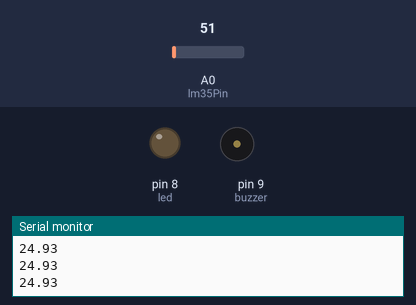
The sketch below on a simulated Arduino Uno, built with avr-gcc and run on an emulated ATmega328P. Parts: output pins drawn as LEDs (lit = HIGH), buzzer (waves = sounding, pin HIGH), the last lines printed to the serial monitor. Dashed ring = blinking. The inputs (shaded band) are chosen by the test bench; at power-on: A0 (lm35Pin) = 51.

Above: at 1.2 s.
1.3 s: A0 (lm35Pin) set to 64
2.8 s: A0 (lm35Pin) set to 78
At 2.96 s:
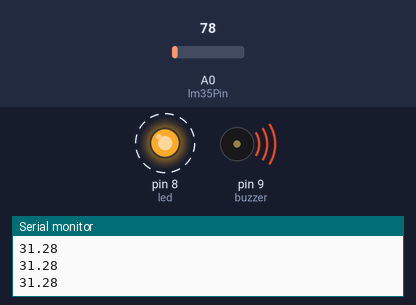
5.8 s: A0 (lm35Pin) set to 71
At 6.7 s:
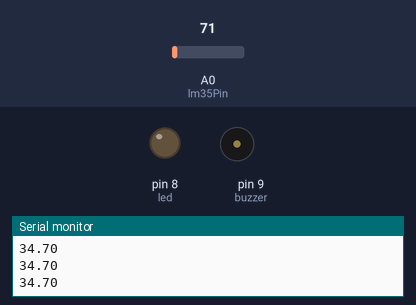
7.3 s: A0 (lm35Pin) set to 86
At 7.45 s:
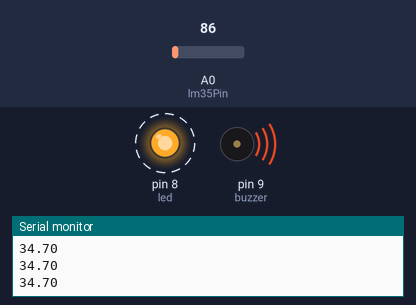
Timing chart, 0 to 11.3 s (numbered marks = the images above; inputs shaded):
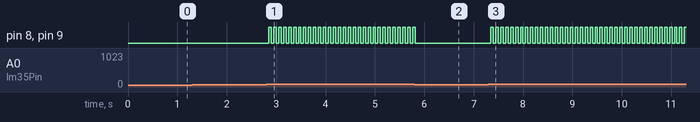

Measured:
- the behaviour switches between 71 and 72 on A0 (lm35Pin) (found by bisection; images 0 and 1)
- after the input at 2.8 s, pin 8 (led), pin 9 (buzzer): alternates HIGH for 0.05 s and LOW for 0.05 s, starting after 0.05 s
- after the input at 5.8 s, pin 8 (led), pin 9 (buzzer): goes on until 5.8 s, then stays LOW
- after the input at 7.3 s, pin 8 (led), pin 9 (buzzer): alternates HIGH for 0.05 s and LOW for 0.05 s, starting after 0.05 s

The sketch:

sketch_dec23a.ino
```cpp
int lm35Pin = A0;
int led = 8;
int buzzer = 9;

int zaman = 50;
int okunan_deger = 0;
float sicaklik_gerilim = 0;
float sicaklik = 0;

void setup() {
  pinMode(led, OUTPUT);
  pinMode(buzzer, OUTPUT);
  Serial.begin(2400);

}

void loop() {
  okunan_deger = analogRead(lm35Pin);
  sicaklik_gerilim = (5000.0/1023.0) * okunan_deger;
  sicaklik = sicaklik_gerilim / 10.0;

  Serial.println(sicaklik);


  if(sicaklik >= 35) {
    digitalWrite(led, HIGH);
    digitalWrite(buzzer, HIGH);
    delay(zaman);
    digitalWrite(led,LOW);
    digitalWrite(buzzer, LOW);
    delay(zaman);
  }
 else{
  digitalWrite(led,LOW);
    digitalWrite(buzzer, LOW);
 }
}
```
